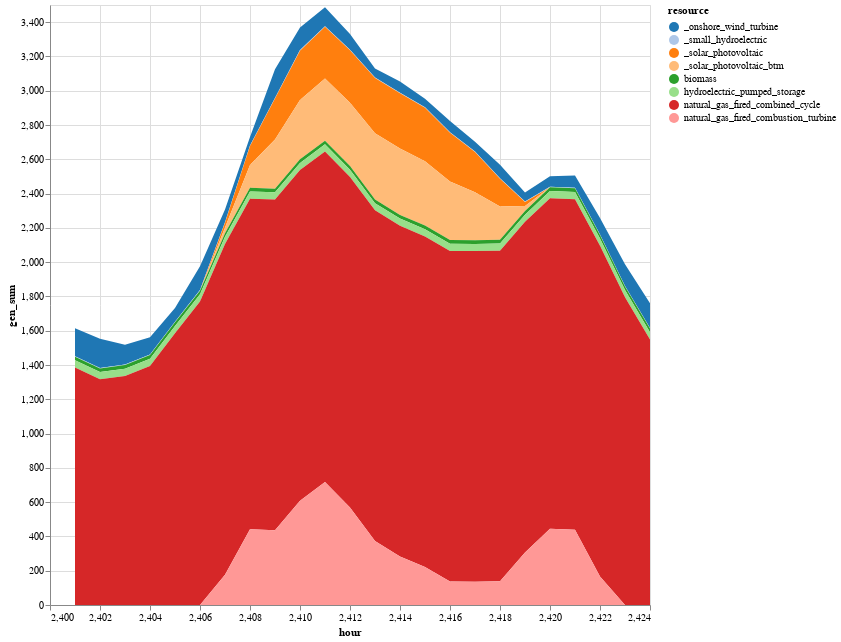

The notebook cell this image was saved under:
### Code cell
solution = economic_dispatch_multi_time(gen_df, loads_multi, gen_variable_multi);

sol_gen = innerjoin(solution.solution, 
                    gen_df[!, [:r_id, :resource]], 
                    on = :r_id)
sol_gen = combine(groupby(sol_gen, [:resource, :hour]), 
            :gen => sum)
sol_gen_btm = sol_gen
sol_gen_btm[sol_gen_btm.resource .== "solar_photovoltaic", :resource] .= "_solar_photovoltaic"
sol_gen_btm[sol_gen_btm.resource .== "onshore_wind_turbine", :resource] .= "_onshore_wind_turbine"
sol_gen_btm[sol_gen_btm.resource .== "small_hydroelectric", :resource] .= "_small_hydroelectric"

btm = DataFrame(resource = repeat(["_solar_photovoltaic_btm"]; outer=length(T_period)), 
    hour = T_period,
    gen_sum = gen_variable_multi[gen_variable_multi.gen_full .== "wec_sdge_solar_photovoltaic_1.0",:cf] * 600)
append!(sol_gen_btm, btm)

# Reorder resources
sort!(sol_gen_btm, [:hour, :resource])

sol_gen_btm |>
@vlplot(:area, 
    x=:hour, y={:gen_sum, stack=:zero}, 
    color={"resource:n", scale={scheme="category20"}},
    width=600,height=600)

### Figure 1 — Vega-Lite specification as saved in the notebook (floating-point values rounded to 4 significant figures; data arrays with more than 128 entries replaced by an {"elided": "..."} marker saying what was removed)
{"data": {"values": {"elided": "192 records"}}, "encoding": {"color": {"field": "resource", "scale": {"scheme": "category20"}, "type": "nominal"}, "x": {"field": "hour", "type": "quantitative"}, "y": {"field": "gen_sum", "stack": "zero", "type": "quantitative"}}, "height": 600, "mark": "area", "width": 600}
